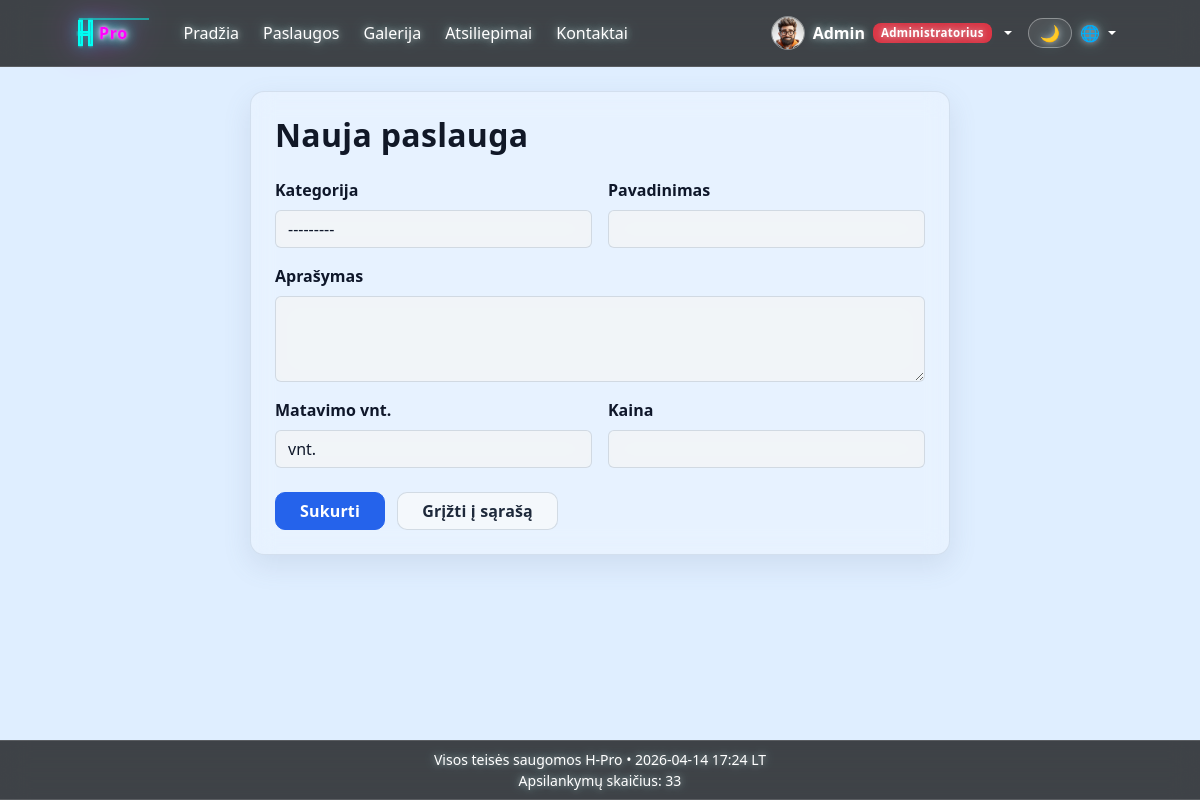
Page /services/manage/create/ (signed in) on the committed database.
### main/models.py (models this page shows, shortened)
class Profile(models.Model):
    ROLE_CHOICES = [
        ('client', _('Klientas')),
        ('manager', _('Vadybininkas')),
        ('admin', _('Administratorius')),
        ('staff', _('Darbuotojas')),
    ]
    user = models.OneToOneField(User, on_delete=models.CASCADE, related_name='profile')
    avatar = models.ImageField(upload_to='avatars/', blank=True, null=True)
    bio = models.TextField(blank=True)
    phone = models.CharField(max_length=30, blank=True)
    city = models.CharField(max_length=100, blank=True)
    address = models.CharField(max_length=255, blank=True)
    role = models.CharField(max_length=20, choices=ROLE_CHOICES, default='client')
    is_legal_entity = models.BooleanField(default=False)
    company_name = models.CharField(max_length=255, blank=True)
    company_code = models.CharField(max_length=30, blank=True)
    company_vat_code = models.CharField(max_length=30, blank=True)
    company_address = models.CharField(max_length=255, blank=True)

### services/views.py (the view)
# urls.py: path('manage/create/', views.service_create, name='service_create'),
@login_required
def service_create(request):
    if not _can_manage(request):
        messages.error(request, _("Neturite teisės pasiekti šio puslapio."))
        return redirect('services_home')
    form = ServiceForm(request.POST or None)
    if request.method == 'POST' and form.is_valid():
        form.save()
        messages.success(request, _("Paslauga sukurta."))
        return redirect('service_list')
    return render(request, 'services/service_form.html', {'form': form})

### services/forms.py
class ServiceForm(forms.ModelForm):
    class Meta:
        model = Service
        fields = ['category', 'name', 'description', 'unit', 'price']
        widgets = {
            'category': forms.Select(attrs={'class': 'form-select'}),
            'name': forms.TextInput(attrs={'class': 'form-control'}),
            'description': forms.Textarea(attrs={'class': 'form-control', 'rows': 3}),
            'unit': forms.Select(attrs={'class': 'form-select'}),
            'price': forms.NumberInput(attrs={'class': 'form-control', 'step': '0.01', 'min': '0'}),
        }
        labels = {
            'category': _('Kategorija'),
            'name': _('Pavadinimas'),
            'description': _('Aprašymas'),
            'unit': _('Matavimo vnt.'),
            'price': _('Kaina'),
        }

### main/context_processors.py (called while the page is built)
def _next_global_visit_counter():
    total_visits = 0
    if default_storage.exists(VISIT_COUNTER_PATH):
        try:
            with default_storage.open(VISIT_COUNTER_PATH, 'r') as counter_file:
                data = json.load(counter_file)
            total_visits = int(data.get('total_visits', 0))
        except (OSError, ValueError, TypeError, json.JSONDecodeError):
            total_visits = 0
    total_visits += 1
    payload = {'total_visits': total_visits}
    if default_storage.exists(VISIT_COUNTER_PATH):
        default_storage.delete(VISIT_COUNTER_PATH)
    default_storage.save(VISIT_COUNTER_PATH, ContentFile(json.dumps(payload)))
    return total_visits

def company_info(request):
    visit_counter = _next_global_visit_counter()
    return {
        'company_info': settings.COMPANY_INFO,
        'visit_counter': visit_counter,
    }

### main/templatetags/role_badges.py (called while the page is built)
@register.simple_tag
def get_or_create_profile(user):
    if not user or not getattr(user, 'is_authenticated', False):
        return None
    profile, _ = Profile.objects.get_or_create(user=user)
    if user.is_superuser:
        if profile.role != 'admin':
            profile.role = 'admin'
            profile.save(update_fields=['role'])
    elif user.is_staff:
        if profile.role != 'staff':
            profile.role = 'staff'
            profile.save(update_fields=['role'])
    return profile

### services/models.py (called while the page is built)
    def __str__(self):
        return self.name

### services/views.py (called while the page is built)
def _can_manage(request):
    if not request.user.is_authenticated:
        return False
    if request.user.is_staff or request.user.is_superuser:
        return True
    profile = getattr(request.user, 'profile', None)
    return profile is not None and profile.role in ('admin', 'manager')

### services/templates/services/service_form.html (shortened to what this page needs)
{% extends 'main/base.html' %}
{% load i18n %}
{% block content %}
<div class="container mt-4">
    <div class="glass-card p-4" style="max-width: 700px; margin: auto;">
        <h2 class="fw-bold mb-4">
            {% if form.instance.pk %}
                {% trans "Redaguoti paslaugą" %}
            {% else %}
                {% trans "Nauja paslauga" %}
            {% endif %}
        </h2>
        <form method="post">
            <div class="row g-3">
                <div class="col-md-6">
                    <label class="form-label fw-semibold">{% trans "Kategorija" %}</label>
                    {{ form.category }}
                </div>
                <div class="col-md-6">
                    <label class="form-label fw-semibold">{% trans "Pavadinimas" %}</label>
                    {{ form.name }}
                </div>
                <div class="col-12">
                    <label class="form-label fw-semibold">{% trans "Aprašymas" %}</label>
                    {{ form.description }}
                </div>
                <div class="col-md-6">
                    <label class="form-label fw-semibold">{% trans "Matavimo vnt." %}</label>
                    {{ form.unit }}
                </div>
                <div class="col-md-6">
                    <label class="form-label fw-semibold">{% trans "Kaina" %}</label>
                    {{ form.price }}
                </div>
            </div>
            <button type="submit" class="btn btn-primary mt-4 px-4">
                {% if form.instance.pk %}
                    {% trans "Išsaugoti pakeitimus" %}
                {% else %}
                    {% trans "Sukurti" %}
                {% endif %}
            </button>
            <a href="{% url 'service_list' %}" class="btn btn-light mt-4 px-4 ms-2">{% trans "Grįžti į sąrašą" %}</a>
        </form>
    </div>
</div>
{% endblock %}

### main/templates/main/navbar.html (shortened to what this page needs)
{% load static %}
{% load role_badges %}
{% load i18n %}
<nav class="navbar navbar-expand-lg navbar-dark bg-dark bg-opacity-75 backdrop-blur">
    <div class="container-fluid">
        <div class="collapse navbar-collapse" id="mainNav">
            <div class="d-flex align-items-center gap-3">
                <a href="{% url 'home' %}" class="navbar-brand neon-logo" title="H-Pro">
                    <svg width="84" height="40" viewBox="0 0 84 40" fill="none" xmlns="http://www.w3.org/2000/svg" aria-label="HPro logo">
                        <text x="23" y="26" fill="#FF00FF" font-size="16" font-weight="700" font-family="Segoe UI, Arial, sans-serif" letter-spacing="0.6" filter="url(#neonGlow)">Pro</text>
                    </svg>
                </a>
            </div>
            <ul class="navbar-nav me-auto align-items-lg-center gap-lg-2">
                <li class="nav-item"><a class="nav-link" href="{% url 'home' %}">{% trans "Pradžia" %}</a></li>
                <li class="nav-item"><a class="nav-link" href="{% url 'services_home' %}">{% trans "Paslaugos" %}</a></li>
                <li class="nav-item"><a class="nav-link" href="{% url 'gallery_home' %}">{% trans "Galerija" %}</a></li>
                <li class="nav-item"><a class="nav-link" href="{% url 'reviews_list' %}">{% trans "Atsiliepimai" %}</a></li>
                <li class="nav-item"><a class="nav-link" href="{% url 'contact' %}">{% trans "Kontaktai" %}</a></li>
            </ul>
            <ul class="navbar-nav ms-auto align-items-lg-center">
                {% if user.is_authenticated %}
                    {% get_or_create_profile user as nav_profile %}
                    <li class="nav-item dropdown user-menu">
                        <a class="nav-link dropdown-toggle d-flex align-items-center gap-2 py-2" href="#" role="button" data-bs-toggle="dropdown" aria-expanded="false">
                            {% if nav_profile and nav_profile.avatar and nav_profile.avatar.url %}
                                <img src="{{ nav_profile.avatar.url }}" alt="{{ user.username }}" class="nav-avatar">
                            {% else %}
                                <img src="{% static 'main/img/default-avatar.png' %}" alt="{{ user.username }}" class="nav-avatar">
                            {% endif %}
                            <span class="fw-semibold">{{ user.username }}</span>
                            {% if nav_profile %}
                                {% role_badge nav_profile.role %}
                            {% endif %}
                        </a>
                    </li>
                    {% else %}
                    <li class="nav-item">
                        <a href="{% url 'login' %}" class="btn btn-outline-light">{% trans "Prisijungti" %}</a>
                    </li>
                {% endif %}
                <li class="nav-item ms-lg-2">
                    <button id="themeToggle" type="button" class="btn nav-theme-toggle" aria-label="{% trans 'Dienos / nakties režimas' %}" title="{% trans 'Dienos / nakties režimas' %}">🌙</button>
                </li>
                <li class="nav-item dropdown">
                    <a class="nav-link dropdown-toggle" href="#" role="button" data-bs-toggle="dropdown" aria-expanded="false" style="cursor: pointer;">
                        🌐
                    </a>
                </li>
            </ul>
        </div>
    </div>
</nav>

### static/main/css/styles.css (style rules this page uses)
.backdrop-blur { backdrop-filter: blur(10px); }
body { background: #dfeeff; margin: 0; }
:root { --glass-bg: rgba(255, 255, 255, 0.15); --glass-border: rgba(255, 255, 255, 0.25); --glass-shadow: 0 8px 32px rgba(0, 0, 0, 0.15); --glass-blur: blur(12px); --transition-fast: 0.2s ease; --transition-medium: 0.35s ease; --footer-height: 52px; --chrome-bg: rgba(0, 0, 0, 0.72); --chrome-border: rgba(255, 255, 255, 0.14); --page-bg-light: #dfeeff; --page-bg-night: #0b1220; --text-night: #e6eefc; --table-glass-bg: rgba(242, 244, 247, 0.78); --table-glass-head: rgba(230, 233, 238, 0.66); --table-glass-border: rgba(148, 163, 184, 0.26); --table-glass-text: #0f172a; --table-glass-hover: rgba(226, 229, 235, 0.62); --table-glass-striped: rgba(236, 239, 243, 0.52); --table-glass-active: rgba(214, 220, 228, 0.7); --form-glass-bg: rgba(242, 244, 247, 0.82); --form-glass-border: rgba(148, 163, 184, 0.34); --form-glass-focus: rgba(100, 116, 139, 0.24); }
.glass-card { background: var(--glass-bg); backdrop-filter: var(--glass-blur); border: 1px solid var(--glass-border); border-radius: 12px; box-shadow: var(--glass-shadow); padding: 20px; transition: var(--transition-medium); }
.navbar { backdrop-filter: blur(14px); -webkit-backdrop-filter: blur(14px); background: var(--chrome-bg) !important; border-bottom: 1px solid var(--chrome-border); position: relative; z-index: 1100; }
.navbar .nav-link, .navbar .navbar-brand, .navbar .btn, .navbar .dropdown-toggle { color: #fff !important; text-shadow: 0 0 6px rgba(255, 255, 255, 0.55), 0 0 14px rgba(126, 249, 255, 0.35); }
.btn { transition: var(--transition-fast); }
.site-main .form-control, .site-main .form-select, .site-main textarea, .site-main input:not([type="checkbox"]):not([type="radio"]), .site-main .form-check-input { background: var(--form-glass-bg) !important; border: 1px solid var(--form-glass-border) !important; color: #0f172a !important; backdrop-filter: blur(12px); -webkit-backdrop-filter: blur(12px); }
.site-main .form-control::placeholder, .site-main textarea::placeholder { color: rgba(51, 65, 85, 0.66); }
body { animation: fadeIn 0.4s ease; background: var(--page-bg-light); color: #111827; margin: 0; }
.badge { font-size: 0.85rem; padding: 6px 10px; border-radius: 8px; letter-spacing: 0.3px; }
.glass-card { background: rgba(255, 255, 255, 0.25); backdrop-filter: blur(12px); border-radius: 14px; border: 1px solid rgba(255, 255, 255, 0.35); }
.navbar > .container-fluid { padding-left: 2cm; padding-right: 2cm; }
.navbar { padding: 0.5rem 0; }
.nav-avatar { width: 34px; height: 34px; border-radius: 50%; object-fit: cover; border: 1px solid rgba(255, 255, 255, 0.4); }
.user-menu .badge { font-size: 0.72rem; padding: 4px 8px; }
.neon-logo { display: inline-flex; align-items: center; justify-content: center; position: relative; transition: all 0.3s ease; }
.neon-logo svg { width: 84px; height: 40px; filter: drop-shadow(0 0 8px rgba(0, 255, 243, 0.6)) drop-shadow(0 0 16px rgba(255, 0, 255, 0.4)); animation: neonFlicker 3s infinite alternate; }
.nav-theme-toggle { border: 1px solid rgba(255, 255, 255, 0.36); border-radius: 999px; padding: 0.35rem 0.7rem; line-height: 1; background: rgba(255, 255, 255, 0.08); }
.site-shell { min-height: 100vh; display: flex; flex-direction: column; }
.site-main .container, .site-main .container-fluid { max-width: min(1440px, 95vw); }
.site-main h1, .site-main h2, .site-main h3, .site-main h4 { letter-spacing: 0.01em; color: #111827; }
.site-main .glass-card { border-radius: 14px; border: 1px solid rgba(148, 163, 184, 0.24); box-shadow: 0 10px 28px rgba(100, 116, 139, 0.14); }
.site-main .form-label { font-weight: 600; color: #0f172a; }
.site-main .btn { border-radius: 10px; font-weight: 600; letter-spacing: 0.01em; }
.site-main .btn-primary { background-color: #2563eb; border-color: #2563eb; }
.site-main .btn-light { border-color: rgba(148, 163, 184, 0.36); color: #1e293b; background: rgba(248, 250, 252, 0.78); }

### rows in the picture
Profile: avatar (picture), role "Administratorius"

### other values in the picture
{{ user.username }} "Admin"
{{ visit_counter }} "33"
